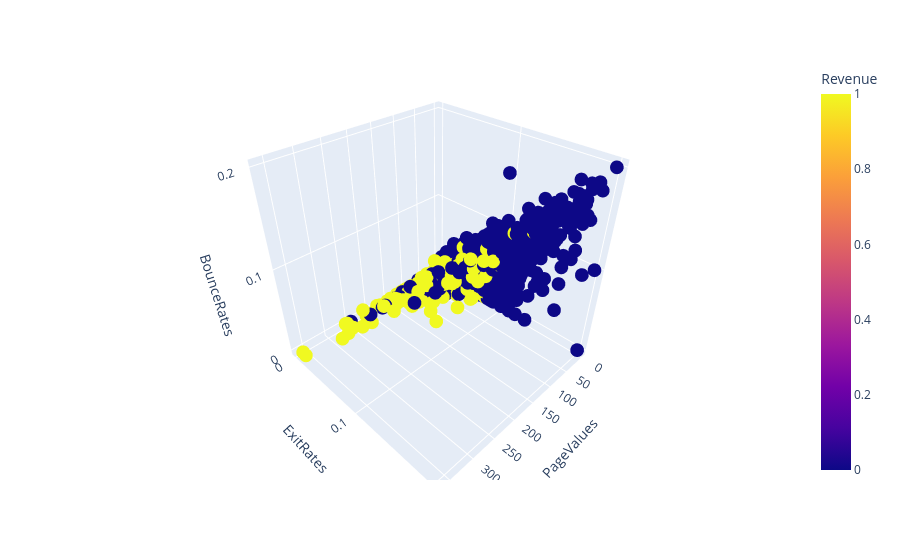

Here is the notebook cell this chart was saved with:
### Code cell
fig = px.scatter_3d(
    df,
    x='PageValues',
    y='ExitRates',
    z='BounceRates',
    color='Revenue'
)
fig.show()

### Figure 1 — Plotly figure (JSON) as saved in the notebook; plotly's stock layout.template omitted (floating-point values rounded to 4 significant figures; data arrays with more than 128 entries replaced by an {"elided": "..."} marker saying what was removed)
{"data": [{"hovertemplate": "PageValues=%{x}<br>ExitRates=%{y}<br>BounceRates=%{z}<br>Revenue=%{marker.color}<extra></extra>", "legendgroup": "", "marker": {"color": {"elided": "12330 int values"}, "coloraxis": "coloraxis", "symbol": "circle"}, "mode": "markers", "name": "", "scene": "scene", "showlegend": false, "type": "scatter3d", "x": {"elided": "12330 float values"}, "y": {"elided": "12330 float values"}, "z": {"elided": "12330 float values"}}], "layout": {"coloraxis": {"colorbar": {"title": {"text": "Revenue"}}, "colorscale": [[0, "#0d0887"], [0.1111, "#46039f"], [0.2222, "#7201a8"], [0.3333, "#9c179e"], [0.4444, "#bd3786"], [0.5556, "#d8576b"], [0.6667, "#ed7953"], [0.7778, "#fb9f3a"], [0.8889, "#fdca26"], [1, "#f0f921"]]}, "legend": {"tracegroupgap": 0}, "margin": {"t": 60}, "scene": {"domain": {"x": [0, 1], "y": [0, 1]}, "xaxis": {"title": {"text": "PageValues"}}, "yaxis": {"title": {"text": "ExitRates"}}, "zaxis": {"title": {"text": "BounceRates"}}}}}
